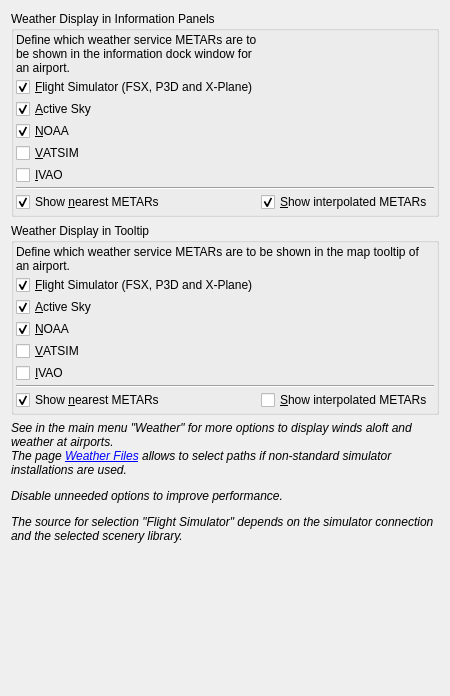
          <widget class="QWidget" name="scrollAreaWidgetContents_13">
           <property name="geometry">
            <rect>
             <x>0</x>
             <y>0</y>
             <width>450</width>
             <height>696</height>
            </rect>
           </property>
           <layout class="QVBoxLayout" name="verticalLayout_27">
            <item>
             <widget class="QGroupBox" name="groupBoxOptionsWeatherInfo">
              <property name="toolTip">
               <string/>
              </property>
              <property name="title">
               <string>Weather Display in Information Panels</string>
              </property>
              <layout class="QGridLayout" name="gridLayout_30">
               <property name="leftMargin">
                <number>2</number>
               </property>
               <property name="topMargin">
                <number>2</number>
               </property>
               <property name="rightMargin">
                <number>2</number>
               </property>
               <property name="bottomMargin">
                <number>2</number>
               </property>
               <property name="spacing">
                <number>2</number>
               </property>
               <item row="7" column="1">
                <widget class="QCheckBox" name="checkBoxOptionsWeatherInfoInterpolated">
                 <property name="toolTip">
                  <string>Show interpolated METAR if airport has no station</string>
                 </property>
                 <property name="text">
                  <string>&amp;Show interpolated METARs</string>
                 </property>
                 <property name="checked">
                  <bool>true</bool>
                 </property>
                </widget>
               </item>
               <item row="5" column="0">
                <widget class="QCheckBox" name="checkBoxOptionsWeatherInfoIvao">
                 <property name="text">
                  <string>&amp;IVAO</string>
                 </property>
                 <property name="checked">
                  <bool>false</bool>
                 </property>
                </widget>
               </item>
               <item row="4" column="0">
                <widget class="QCheckBox" name="checkBoxOptionsWeatherInfoVatsim">
                 <property name="text">
                  <string>&amp;VATSIM</string>
                 </property>
                 <property name="checked">
                  <bool>false</bool>
                 </property>
                </widget>
               </item>
               <item row="7" column="0">
                <widget class="QCheckBox" name="checkBoxOptionsWeatherInfoNearest">
                 <property name="toolTip">
                  <string>Show nearest METAR if airport has no station</string>
                 </property>
                 <property name="text">
                  <string>Show &amp;nearest METARs</string>
                 </property>
                 <property name="checked">
                  <bool>true</bool>
                 </property>
                </widget>
               </item>
               <item row="1" column="0">
                <widget class="QCheckBox" name="checkBoxOptionsWeatherInfoFs">
                 <property name="toolTip">
                  <string>Display current weather from the flight simulator when connected. </string>
                 </property>
                 <property name="text">
                  <string>&amp;Flight Simulator (FSX, P3D and X-Plane)</string>
                 </property>
                 <property name="checked">
                  <bool>true</bool>
                 </property>
                </widget>
               </item>
               <item row="3" column="0">
                <widget class="QCheckBox" name="checkBoxOptionsWeatherInfoNoaa">
                 <property name="text">
                  <string>&amp;NOAA</string>
                 </property>
                 <property name="checked">
                  <bool>true</bool>
                 </property>
                </widget>
               </item>
               <item row="0" column="0">
                <widget class="QLabel" name="label_7">
                 <property name="text">
                  <string>Define which weather service METARs are to be shown in the information dock window for an airport.</string>
                 </property>
                 <property name="wordWrap">
                  <bool>true</bool>
                 </property>
                 <property name="margin">
                  <number>10</number>
                 </property>
                 <property name="textInteractionFlags">
                  <set>Qt::LinksAccessibleByMouse|Qt::TextSelectableByMouse</set>
                 </property>
                </widget>
               </item>
               <item row="2" column="0">
                <widget class="QCheckBox" name="checkBoxOptionsWeatherInfoAsn">
                 <property name="text">
                  <string>&amp;Active Sky</string>
                 </property>
                 <property name="checked">
                  <bool>true</bool>
                 </property>
                </widget>
               </item>
               <item row="6" column="0" colspan="2">
                <widget class="Line" name="line_10">
                 <property name="orientation">
                  <enum>Qt::Horizontal</enum>
                 </property>
                </widget>
               </item>
              </layout>
             </widget>
            </item>
            <item>
             <widget class="QGroupBox" name="groupBoxOptionsWeatherTooltip">
              <property name="toolTip">
               <string/>
              </property>
              <property name="title">
               <string>Weather Display in Tooltip</string>
              </property>
              <layout class="QGridLayout" name="gridLayout_7">
               <property name="leftMargin">
                <number>2</number>
               </property>
               <property name="topMargin">
                <number>2</number>
               </property>
               <property name="rightMargin">
                <number>2</number>
               </property>
               <property name="bottomMargin">
                <number>2</number>
               </property>
               <property name="spacing">
                <number>2</number>
               </property>
               <item row="6" column="0" colspan="2">
                <widget class="Line" name="line_5">
                 <property name="orientation">
                  <enum>Qt::Horizontal</enum>
                 </property>
                </widget>
               </item>
               <item row="3" column="0">
                <widget class="QCheckBox" name="checkBoxOptionsWeatherTooltipNoaa">
                 <property name="text">
                  <string>&amp;NOAA</string>
                 </property>
                 <property name="checked">
                  <bool>true</bool>
                 </property>
                </widget>
               </item>
               <item row="4" column="0">
                <widget class="QCheckBox" name="checkBoxOptionsWeatherTooltipVatsim">
                 <property name="text">
                  <string>&amp;VATSIM</string>
                 </property>
                 <property name="checked">
                  <bool>false</bool>
                 </property>
                </widget>
               </item>
               <item row="5" column="0">
                <widget class="QCheckBox" name="checkBoxOptionsWeatherTooltipIvao">
                 <property name="text">
                  <string>&amp;IVAO</string>
                 </property>
                 <property name="checked">
                  <bool>false</bool>
                 </property>
                </widget>
               </item>
               <item row="2" column="0">
                <widget class="QCheckBox" name="checkBoxOptionsWeatherTooltipAsn">
                 <property name="text">
                  <string>&amp;Active Sky</string>
                 </property>
                 <property name="checked">
                  <bool>true</bool>
                 </property>
                </widget>
               </item>
               <item row="1" column="0">
                <widget class="QCheckBox" name="checkBoxOptionsWeatherTooltipFs">
                 <property name="toolTip">
                  <string>Display current weather from the flight simulator when connected. </string>
                 </property>
                 <property name="text">
                  <string>&amp;Flight Simulator (FSX, P3D and X-Plane)</string>
                 </property>
                 <property name="checked">
                  <bool>true</bool>
                 </property>
                </widget>
               </item>
               <item row="7" column="0">
                <widget class="QCheckBox" name="checkBoxOptionsWeatherTooltipNearest">
                 <property name="toolTip">
                  <string>Show nearest METAR if airport has no station</string>
                 </property>
                 <property name="text">
                  <string>Show &amp;nearest METARs</string>
                 </property>
                 <property name="checked">
                  <bool>true</bool>
                 </property>
                </widget>
               </item>
               <item row="0" column="0" colspan="2">
                <widget class="QLabel" name="label_10">
                 <property name="text">
                  <string>Define which weather service METARs are to be shown in the map tooltip of an airport.</string>
                 </property>
                 <property name="wordWrap">
                  <bool>true</bool>
                 </property>
                 <property name="margin">
                  <number>10</number>
                 </property>
                 <property name="textInteractionFlags">
                  <set>Qt::LinksAccessibleByMouse|Qt::TextSelectableByMouse</set>
                 </property>
                </widget>
               </item>
               <item row="7" column="1">
                <widget class="QCheckBox" name="checkBoxOptionsWeatherTooltipInterpolated">
                 <property name="toolTip">
                  <string>Show interpolated METAR if airport has no station</string>
                 </property>
                 <property name="text">
                  <string>&amp;Show interpolated METARs</string>
                 </property>
                 <property name="checked">
                  <bool>false</bool>
                 </property>
                </widget>
               </item>
              </layout>
             </widget>
            </item>
            <item>
             <widget class="QLabel" name="labelOptionsWeatherHint">
              <property name="text">
               <string>&lt;html&gt;&lt;head/&gt;&lt;body&gt;&lt;p&gt;&lt;img src=&quot;:/littlenavmap/resources/icons/bulb.svg&quot;/&gt;&lt;span style=&quot; font-style:italic;&quot;&gt;See in the main menu &amp;quot;Weather&amp;quot; for more options to display winds aloft and weather at airports.&lt;br/&gt;The page &lt;/span&gt;&lt;a href=&quot;lnm://weatherfiles&quot;&gt;&lt;span style=&quot; font-style:italic; text-decoration: underline;&quot;&gt;Weather Files&lt;/span&gt;&lt;/a&gt;&lt;span style=&quot; font-style:italic;&quot;&gt; allows to select paths if non-standard simulator installations are used.&lt;/span&gt;&lt;/p&gt;&lt;p&gt;&lt;span style=&quot; font-style:italic;&quot;&gt;Disable unneeded options to improve performance.&lt;/span&gt;&lt;/p&gt;&lt;p&gt;&lt;span style=&quot; font-style:italic;&quot;&gt;The source for selection &amp;quot;Flight Simulator&amp;quot; depends on the simulator connection and the selected scenery library.&lt;/span&gt;&lt;/p&gt;&lt;/body&gt;&lt;/html&gt;</string>
              </property>
              <property name="wordWrap">
               <bool>true</bool>
              </property>
              <property name="margin">
               <number>10</number>
              </property>
             </widget>
            </item>
            <item>
             <spacer name="verticalSpacer_12">
              <property name="orientation">
               <enum>Qt::Vertical</enum>
              </property>
              <property name="sizeHint" stdset="0">
               <size>
                <width>20</width>
                <height>0</height>
               </size>
              </property>
             </spacer>
            </item>
           </layout>
          </widget>
